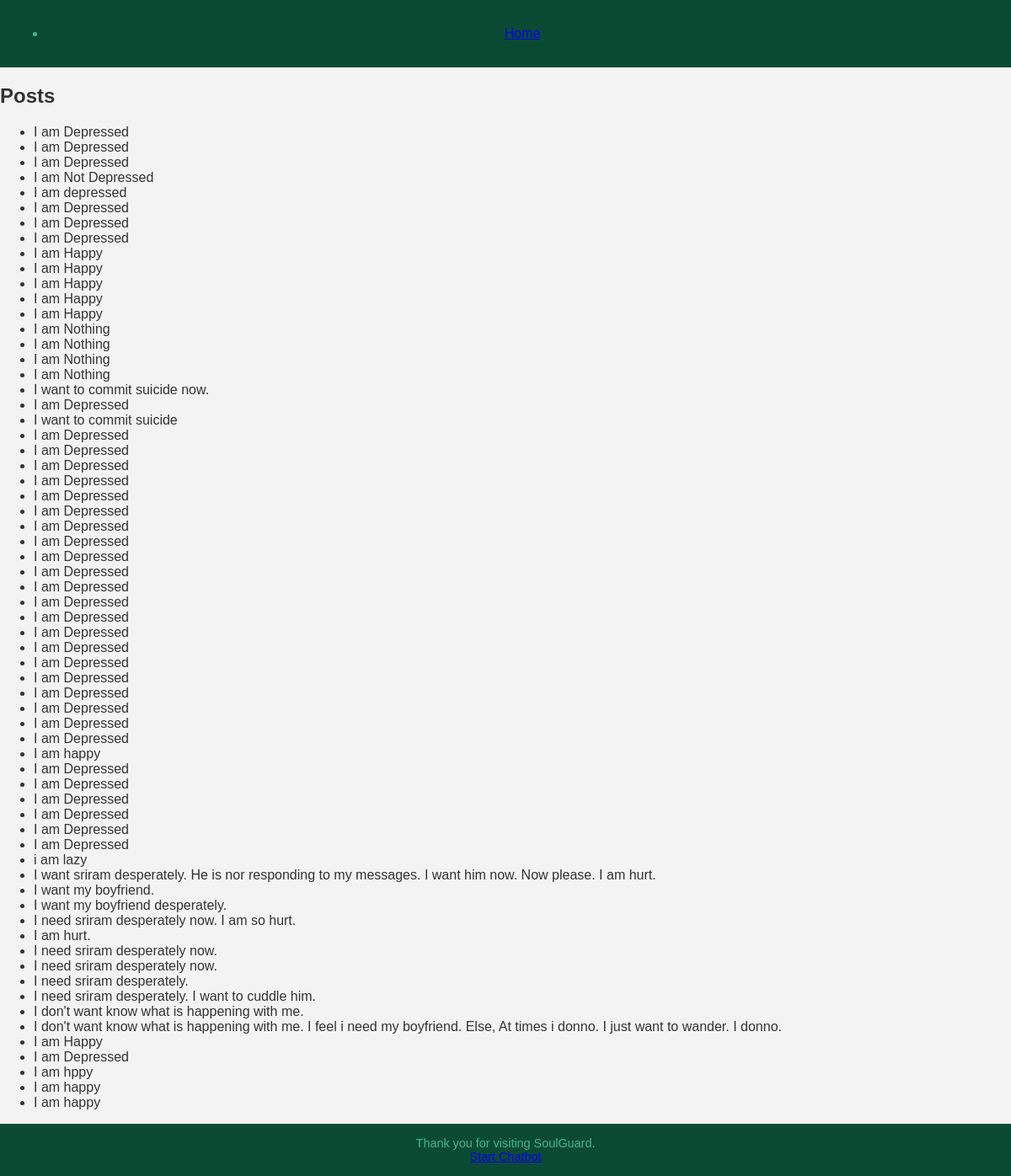
The app's page /myapp/post_list/, older data.
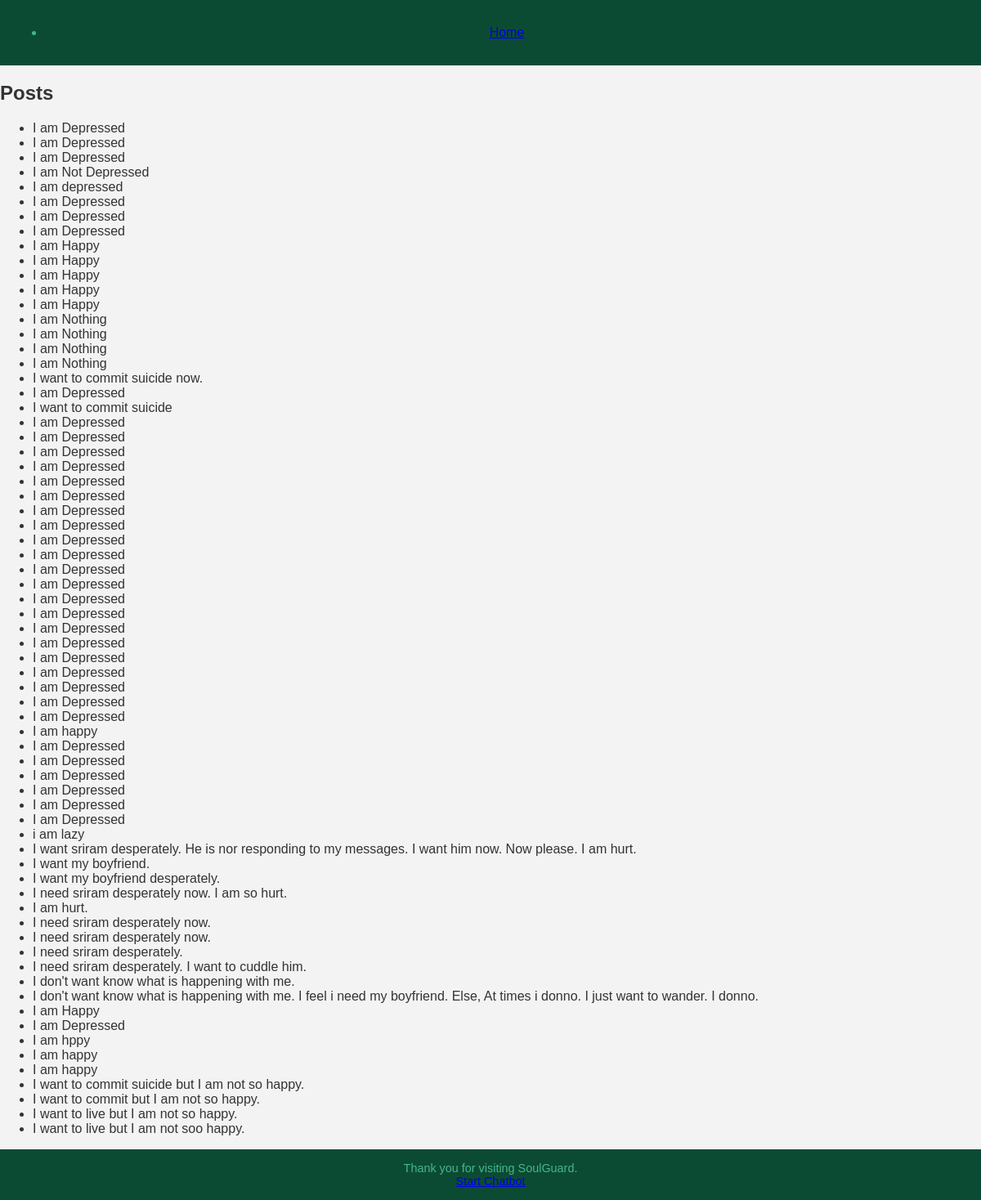
The same page, newer data.
### myapp/models.py (models this page shows)
class Post(models.Model):
    user = models.ForeignKey(User, on_delete=models.CASCADE)
    content = models.TextField()

### myapp/views.py (the view)
# urls.py: path('post_list/', post_list, name='post_list'),
def post_list(request):
    posts = Post.objects.all()  # Fetch all posts from the database
    return render(request, 'myapp/post_list.html', {'posts': posts})

### myapp/Templates/myapp/post_list.html
{% extends 'myapp/base.html' %}
{% block content %}
<h2>Posts</h2>
<ul>
    {% for post in posts %}
    <li>{{ post.content }}</li>
    {% endfor %}
</ul>
{% endblock %}

### myapp/Templates/myapp/base.html (shortened to what this page needs)
{% load static %}
<!DOCTYPE html>
<html lang="en">
<head>
    <link rel="stylesheet" href="{% static 'css/style2.css' %}">
</head>
<body>
    <header>
        <nav>
            <ul>
                <li><a href="{% url 'home' %}">Home</a></li>
            </ul>
        </nav>
    </header>
    <main>
        {% block content %}{% endblock %}
    </main>
    <footer>
        <p class="footer-message">Thank you for visiting SoulGuard.</p>
        <a href="{% url 'run_chatbot' %}">Start Chatbot</a>
    </footer>
</body>
</html>

### static/css/style2.css (style rules this page uses)
body { margin: 0; padding: 0; font-family: 'Arial', sans-serif; color: #333; background-color: #F3F3F3; display: flex; flex-direction: column; min-height: 100vh; }
header, footer { background-color: #0C4B33; color: #44B78B; padding: 15px; text-align: center; }
footer { text-align: center; font-size: 0.9em; margin-top: auto; }
footer p { color: #44B78B; margin: 0; }

Row changes from the older to the newer data that the page shows:
added Post: content "I want to commit suicide but I am not so happy."
added Post: content "I want to commit but I am not so happy."
added Post: content "I want to live but I am not so happy."
added Post: content "I want to live but I am not soo happy."
